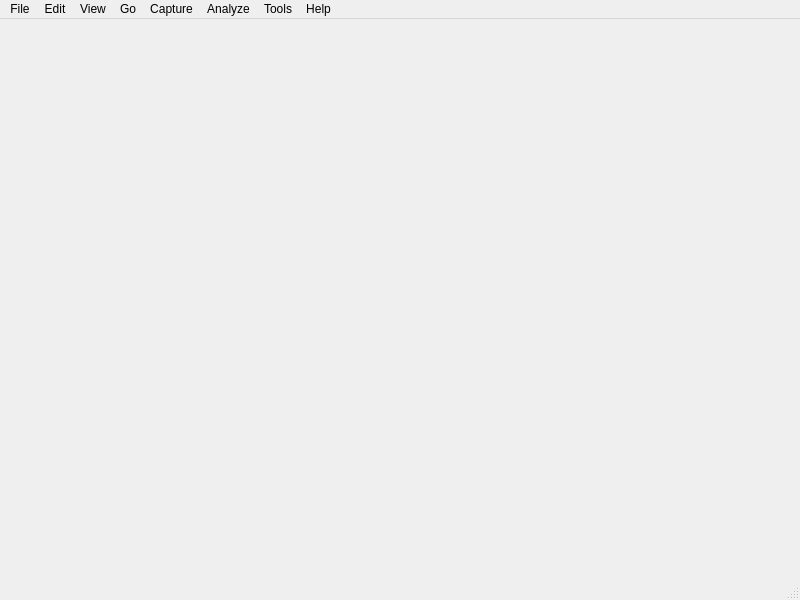
<?xml version="1.0" encoding="UTF-8"?>
<ui version="4.0">
 <class>Nox::gui::ui::MainWindow</class>
 <widget class="QMainWindow" name="Nox::gui::ui::MainWindow">
  <property name="geometry">
   <rect>
    <x>0</x>
    <y>0</y>
    <width>800</width>
    <height>600</height>
   </rect>
  </property>
  <property name="minimumSize">
   <size>
    <width>800</width>
    <height>600</height>
   </size>
  </property>
  <property name="windowTitle">
   <string>Nox GUI</string>
  </property>
  <property name="tabShape">
   <enum>QTabWidget::Triangular</enum>
  </property>
  <property name="unifiedTitleAndToolBarOnMac">
   <bool>false</bool>
  </property>
  <widget class="QWidget" name="centralwidget">
   <layout class="QGridLayout" name="gridLayout"/>
  </widget>
  <widget class="QMenuBar" name="menubar">
   <property name="geometry">
    <rect>
     <x>0</x>
     <y>0</y>
     <width>800</width>
     <height>27</height>
    </rect>
   </property>
   <widget class="QMenu" name="menuFile">
    <property name="title">
     <string>File</string>
    </property>
    <addaction name="actionNew_Session"/>
    <addaction name="actionOpen"/>
    <addaction name="actionOpen_Recent"/>
    <addaction name="actionSave"/>
    <addaction name="actionSave_As"/>
    <addaction name="separator"/>
    <addaction name="actionExport_As"/>
    <addaction name="actionQuit"/>
   </widget>
   <widget class="QMenu" name="menuEdit">
    <property name="title">
     <string>Edit</string>
    </property>
    <widget class="QMenu" name="menuCopy_As">
     <property name="title">
      <string>Copy As...</string>
     </property>
     <property name="icon">
      <iconset theme="edit-copy"/>
     </property>
     <addaction name="actionRaw_Binary"/>
     <addaction name="actionHex_Encoded_Text"/>
     <addaction name="actionC_Array"/>
     <addaction name="actionC_Array_2"/>
     <addaction name="actionJSON_Document"/>
    </widget>
    <addaction name="separator"/>
    <addaction name="menuCopy_As"/>
    <addaction name="actionFind"/>
    <addaction name="actionFind_Next"/>
    <addaction name="actionFind_Prev"/>
    <addaction name="separator"/>
    <addaction name="actionPreferences"/>
   </widget>
   <widget class="QMenu" name="menuOptions">
    <property name="title">
     <string>View</string>
    </property>
    <addaction name="actionDisplay_Filter"/>
   </widget>
   <widget class="QMenu" name="menuWindow">
    <property name="title">
     <string>Capture</string>
    </property>
    <addaction name="actionStart"/>
    <addaction name="actionStop"/>
    <addaction name="actionRestart"/>
    <addaction name="separator"/>
    <addaction name="actionFilters"/>
    <addaction name="actionTiggers"/>
    <addaction name="actionOptions"/>
   </widget>
   <widget class="QMenu" name="menuHelp">
    <property name="title">
     <string>Analyze</string>
    </property>
    <addaction name="actionDissectors"/>
    <addaction name="actionFlow_Analyses"/>
    <addaction name="actionStatistics"/>
   </widget>
   <widget class="QMenu" name="menuTools">
    <property name="title">
     <string>Tools</string>
    </property>
   </widget>
   <widget class="QMenu" name="menuHelp_2">
    <property name="title">
     <string>Help</string>
    </property>
    <addaction name="actionWebsite"/>
    <addaction name="actionWebsite_2"/>
    <addaction name="separator"/>
    <addaction name="actionAbout_Nox_GUI"/>
   </widget>
   <widget class="QMenu" name="menuGo">
    <property name="title">
     <string>Go</string>
    </property>
    <addaction name="actionGo_To_Packet"/>
    <addaction name="actionNext_Packet"/>
    <addaction name="actionPrevious_Packet"/>
    <addaction name="actionFirst_Packet"/>
    <addaction name="actionLast_Packet"/>
    <addaction name="separator"/>
    <addaction name="actionGo_To_Transaction"/>
    <addaction name="actionNext_Transaction"/>
    <addaction name="actionPrevious_Transaction"/>
    <addaction name="actionFirst_Transaction"/>
    <addaction name="actionLast_Transaction"/>
    <addaction name="separator"/>
    <addaction name="actionGo_To_Sequence"/>
    <addaction name="actionNext_Sequence"/>
    <addaction name="actionPrevious_Sequence"/>
    <addaction name="actionFirst_Sequence"/>
    <addaction name="actionLast_Sequence"/>
   </widget>
   <addaction name="menuFile"/>
   <addaction name="menuEdit"/>
   <addaction name="menuOptions"/>
   <addaction name="menuGo"/>
   <addaction name="menuWindow"/>
   <addaction name="menuHelp"/>
   <addaction name="menuTools"/>
   <addaction name="menuHelp_2"/>
  </widget>
  <widget class="QStatusBar" name="statusbar"/>
  <action name="actionOpen">
   <property name="icon">
    <iconset theme="document-open"/>
   </property>
   <property name="text">
    <string>Open</string>
   </property>
  </action>
  <action name="actionOpen_Recent">
   <property name="icon">
    <iconset theme="document-open-recent"/>
   </property>
   <property name="text">
    <string>Open Recent</string>
   </property>
  </action>
  <action name="actionSave">
   <property name="icon">
    <iconset theme="document-save"/>
   </property>
   <property name="text">
    <string>Save</string>
   </property>
  </action>
  <action name="actionSave_As">
   <property name="icon">
    <iconset theme="document-save-as"/>
   </property>
   <property name="text">
    <string>Save As...</string>
   </property>
  </action>
  <action name="actionQuit">
   <property name="icon">
    <iconset theme="application-exit"/>
   </property>
   <property name="text">
    <string>Quit</string>
   </property>
  </action>
  <action name="actionExport_As">
   <property name="icon">
    <iconset theme="text-x-generic"/>
   </property>
   <property name="text">
    <string>Export As...</string>
   </property>
  </action>
  <action name="actionPrint">
   <property name="text">
    <string>Print</string>
   </property>
  </action>
  <action name="actionRaw_Binary">
   <property name="text">
    <string>Raw Binary</string>
   </property>
  </action>
  <action name="actionHex_Encoded_Text">
   <property name="text">
    <string>Hex Encoded Text</string>
   </property>
  </action>
  <action name="actionC_Array">
   <property name="text">
    <string>C Array</string>
   </property>
  </action>
  <action name="actionC_Array_2">
   <property name="text">
    <string>C++ Array</string>
   </property>
  </action>
  <action name="actionJSON_Document">
   <property name="text">
    <string>JSON Document</string>
   </property>
  </action>
  <action name="actionFind">
   <property name="icon">
    <iconset theme="edit-find"/>
   </property>
   <property name="text">
    <string>Find</string>
   </property>
  </action>
  <action name="actionFind_Next">
   <property name="icon">
    <iconset theme="go-next"/>
   </property>
   <property name="text">
    <string>Find Next</string>
   </property>
  </action>
  <action name="actionFind_Prev">
   <property name="icon">
    <iconset theme="go-previous"/>
   </property>
   <property name="text">
    <string>Find Prev</string>
   </property>
  </action>
  <action name="actionPreferences">
   <property name="icon">
    <iconset theme="preferences-other"/>
   </property>
   <property name="text">
    <string>Preferences</string>
   </property>
  </action>
  <action name="actionStart">
   <property name="icon">
    <iconset theme="media-playback-start"/>
   </property>
   <property name="text">
    <string>Start</string>
   </property>
  </action>
  <action name="actionStop">
   <property name="icon">
    <iconset theme="media-playback-stop"/>
   </property>
   <property name="text">
    <string>Stop</string>
   </property>
  </action>
  <action name="actionRestart">
   <property name="icon">
    <iconset theme="view-refresh"/>
   </property>
   <property name="text">
    <string>Restart</string>
   </property>
  </action>
  <action name="actionFilters">
   <property name="icon">
    <iconset theme="open-menu"/>
   </property>
   <property name="text">
    <string>Filters</string>
   </property>
  </action>
  <action name="actionOptions">
   <property name="icon">
    <iconset theme="preferences-system-network"/>
   </property>
   <property name="text">
    <string>Options</string>
   </property>
  </action>
  <action name="actionTiggers">
   <property name="icon">
    <iconset theme="send-to"/>
   </property>
   <property name="text">
    <string>Tiggers</string>
   </property>
  </action>
  <action name="actionWebsite">
   <property name="icon">
    <iconset theme="help-faq"/>
   </property>
   <property name="text">
    <string>Documentation</string>
   </property>
  </action>
  <action name="actionWebsite_2">
   <property name="icon">
    <iconset theme="text-html"/>
   </property>
   <property name="text">
    <string>Website</string>
   </property>
  </action>
  <action name="actionAbout_Nox_GUI">
   <property name="icon">
    <iconset theme="help-about"/>
   </property>
   <property name="text">
    <string>About Nox GUI</string>
   </property>
  </action>
  <action name="actionDissectors">
   <property name="icon">
    <iconset theme="edit-cut"/>
   </property>
   <property name="text">
    <string>Dissectors</string>
   </property>
  </action>
  <action name="actionFlow_Analyses">
   <property name="icon">
    <iconset theme="network-transmit-receive"/>
   </property>
   <property name="text">
    <string>Flow Analyses</string>
   </property>
  </action>
  <action name="actionStatistics">
   <property name="icon">
    <iconset theme="utilities-system-monitor"/>
   </property>
   <property name="text">
    <string>Statistics</string>
   </property>
  </action>
  <action name="actionDisplay_Filter">
   <property name="icon">
    <iconset theme="open-menu"/>
   </property>
   <property name="text">
    <string>Display Filter</string>
   </property>
  </action>
  <action name="actionGo_To_Packet">
   <property name="icon">
    <iconset theme="go-jump"/>
   </property>
   <property name="text">
    <string>Go To Packet</string>
   </property>
  </action>
  <action name="actionNext_Packet">
   <property name="icon">
    <iconset theme="go-next"/>
   </property>
   <property name="text">
    <string>Next Packet</string>
   </property>
  </action>
  <action name="actionPrevious_Packet">
   <property name="icon">
    <iconset theme="go-previous"/>
   </property>
   <property name="text">
    <string>Previous Packet</string>
   </property>
  </action>
  <action name="actionFirst_Packet">
   <property name="icon">
    <iconset theme="go-first"/>
   </property>
   <property name="text">
    <string>First Packet</string>
   </property>
  </action>
  <action name="actionLast_Packet">
   <property name="icon">
    <iconset theme="go-last"/>
   </property>
   <property name="text">
    <string>Last Packet</string>
   </property>
  </action>
  <action name="actionGo_To_Transaction">
   <property name="icon">
    <iconset theme="go-jump"/>
   </property>
   <property name="text">
    <string>Go To Transaction</string>
   </property>
  </action>
  <action name="actionNext_Transaction">
   <property name="icon">
    <iconset theme="go-next"/>
   </property>
   <property name="text">
    <string>Next Transaction</string>
   </property>
  </action>
  <action name="actionPrevious_Transaction">
   <property name="icon">
    <iconset theme="go-previous"/>
   </property>
   <property name="text">
    <string>Previous Transaction</string>
   </property>
  </action>
  <action name="actionFirst_Transaction">
   <property name="icon">
    <iconset theme="go-first"/>
   </property>
   <property name="text">
    <string>First Transaction</string>
   </property>
  </action>
  <action name="actionLast_Transaction">
   <property name="icon">
    <iconset theme="go-last"/>
   </property>
   <property name="text">
    <string>Last Transaction</string>
   </property>
  </action>
  <action name="actionGo_To_Sequence">
   <property name="icon">
    <iconset theme="go-jump"/>
   </property>
   <property name="text">
    <string>Go To Sequence</string>
   </property>
  </action>
  <action name="actionNext_Sequence">
   <property name="icon">
    <iconset theme="go-next"/>
   </property>
   <property name="text">
    <string>Next Sequence</string>
   </property>
  </action>
  <action name="actionPrevious_Sequence">
   <property name="icon">
    <iconset theme="go-previous"/>
   </property>
   <property name="text">
    <string>Previous Sequence</string>
   </property>
  </action>
  <action name="actionFirst_Sequence">
   <property name="icon">
    <iconset theme="go-first"/>
   </property>
   <property name="text">
    <string>First Sequence</string>
   </property>
  </action>
  <action name="actionLast_Sequence">
   <property name="icon">
    <iconset theme="go-last"/>
   </property>
   <property name="text">
    <string>Last Sequence</string>
   </property>
  </action>
  <action name="actionNew_Session">
   <property name="icon">
    <iconset theme="document-new"/>
   </property>
   <property name="text">
    <string>New Session</string>
   </property>
  </action>
 </widget>
 <resources/>
 <connections/>
</ui>
